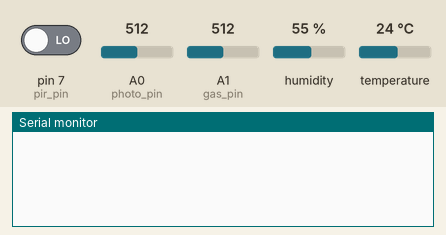
Recording of a sketch running on a simulated Arduino Uno, built with avr-gcc and run on an emulated ATmega328P. On the bench: the last lines printed to the serial monitor. Wiring (inferred from the names in the program): DHT22 sensor: data pin 8. The test bench sets the inputs (shaded band); at power-on: humidity 55 %, A0 (photo_pin) = 512, A1 (gas_pin) = 512, pin 7 (pir_pin) LOW, temperature 24 °C.

Above: at 6.2 s.
6.3 s: humidity set to 22 %
At 8.5 s:
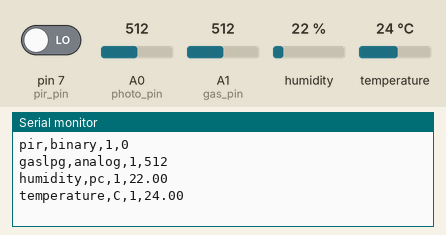
9.2 s: A0 (photo_pin) set to 716
At 10.8 s:
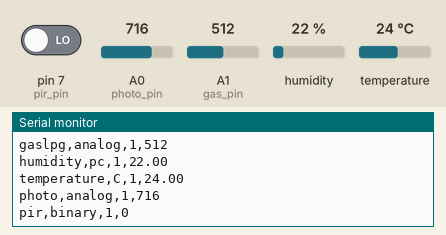
17.0 s: A1 (gas_pin) set to 716
At 18.48 s:
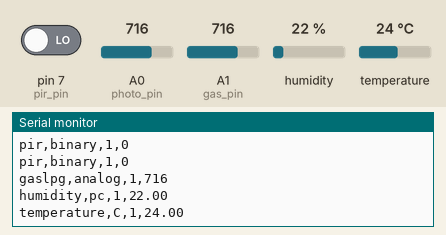
18.5 s: pin 7 (pir_pin) driven HIGH
At 19.7 s:
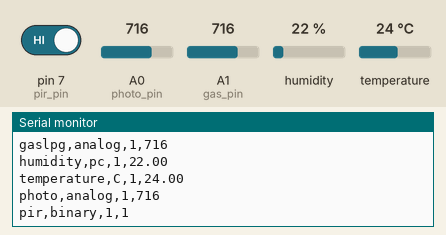
20.0 s: temperature set to 12 °C
At 21.3 s:
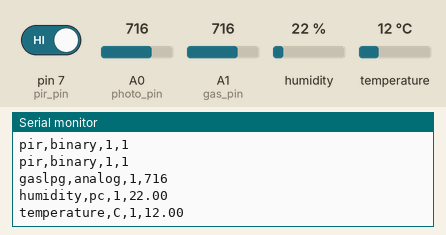
21.5 s: A0 (photo_pin) set to 992
At 22.9 s:
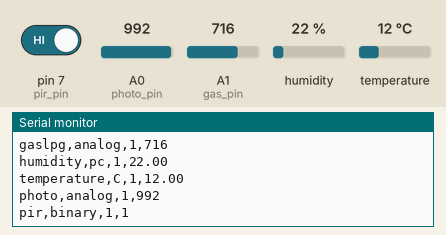

Measured:
- after the input at 6.3 s, the serial monitor: prints a new line after 1.5 s (image 1)
- after the input at 9.2 s, the serial monitor: prints a new line after 1.1 s (image 2)
- after the input at 17.0 s, the serial monitor: prints a new line after 1.4 s (image 3)
- after the input at 18.5 s, the serial monitor: prints a new line at once (image 4)
- after the input at 20.0 s, the serial monitor: prints a new line after 0.84 s (image 5)
- after the input at 21.5 s, the serial monitor: prints a new line after 1.0 s (image 6)

The sketch:

caja_cocina.ino
```cpp
// caja_cocina.ino
#include "DHT.h"
#define dht_type DHT22
#define pin_dht 8


int photo_pin = 0;
int pir_pin = 7;
int gas_pin = 1;
int enviar_gas =1;

DHT dht(pin_dht, dht_type);
long tiempo_ultima;
long tiempo_actual;
long tiempo_pir;

void setup() {
	Serial.begin(9600);
	dht.begin();
	pinMode(pir_pin, INPUT);
	delay(5000);
	tiempo_ultima = millis();
    tiempo_actual = millis();
    tiempo_pir = millis();
}

void loop() {
	tiempo_actual = millis();

	int pir_read = digitalRead(pir_pin);
	if(pir_read > 0) {
		if(tiempo_actual >= tiempo_pir + 2000){
			tiempo_pir = millis();
			tiempo_ultima = millis();
			registro_enviar();
		}
	}
	if(tiempo_actual >= tiempo_ultima +  2500){
		  registro_enviar();
    	tiempo_ultima = millis();
	}
}

void registro_enviar(){

  if(enviar_gas==1){
    float humid = dht.readHumidity();
    float temp  = dht.readTemperature();
    int gas_read = analogRead(gas_pin);
    int pir_read = digitalRead(pir_pin);
    Serial.print("pir,binary,1,");
    Serial.println(pir_read);
    Serial.print("gaslpg,analog,1,");
    Serial.println(gas_read);
    Serial.print("humidity,pc,1,");
    Serial.println(humid);
    Serial.print("temperature,C,1,");
    Serial.println(temp);

  } else {
    int photo_read = analogRead(photo_pin);
    int pir_read = digitalRead(pir_pin);

    Serial.print("photo,analog,1,");
    Serial.println(photo_read);
    Serial.print("pir,binary,1,");
    Serial.println(pir_read);
  }
  enviar_gas = 1 - enviar_gas;


}
```
